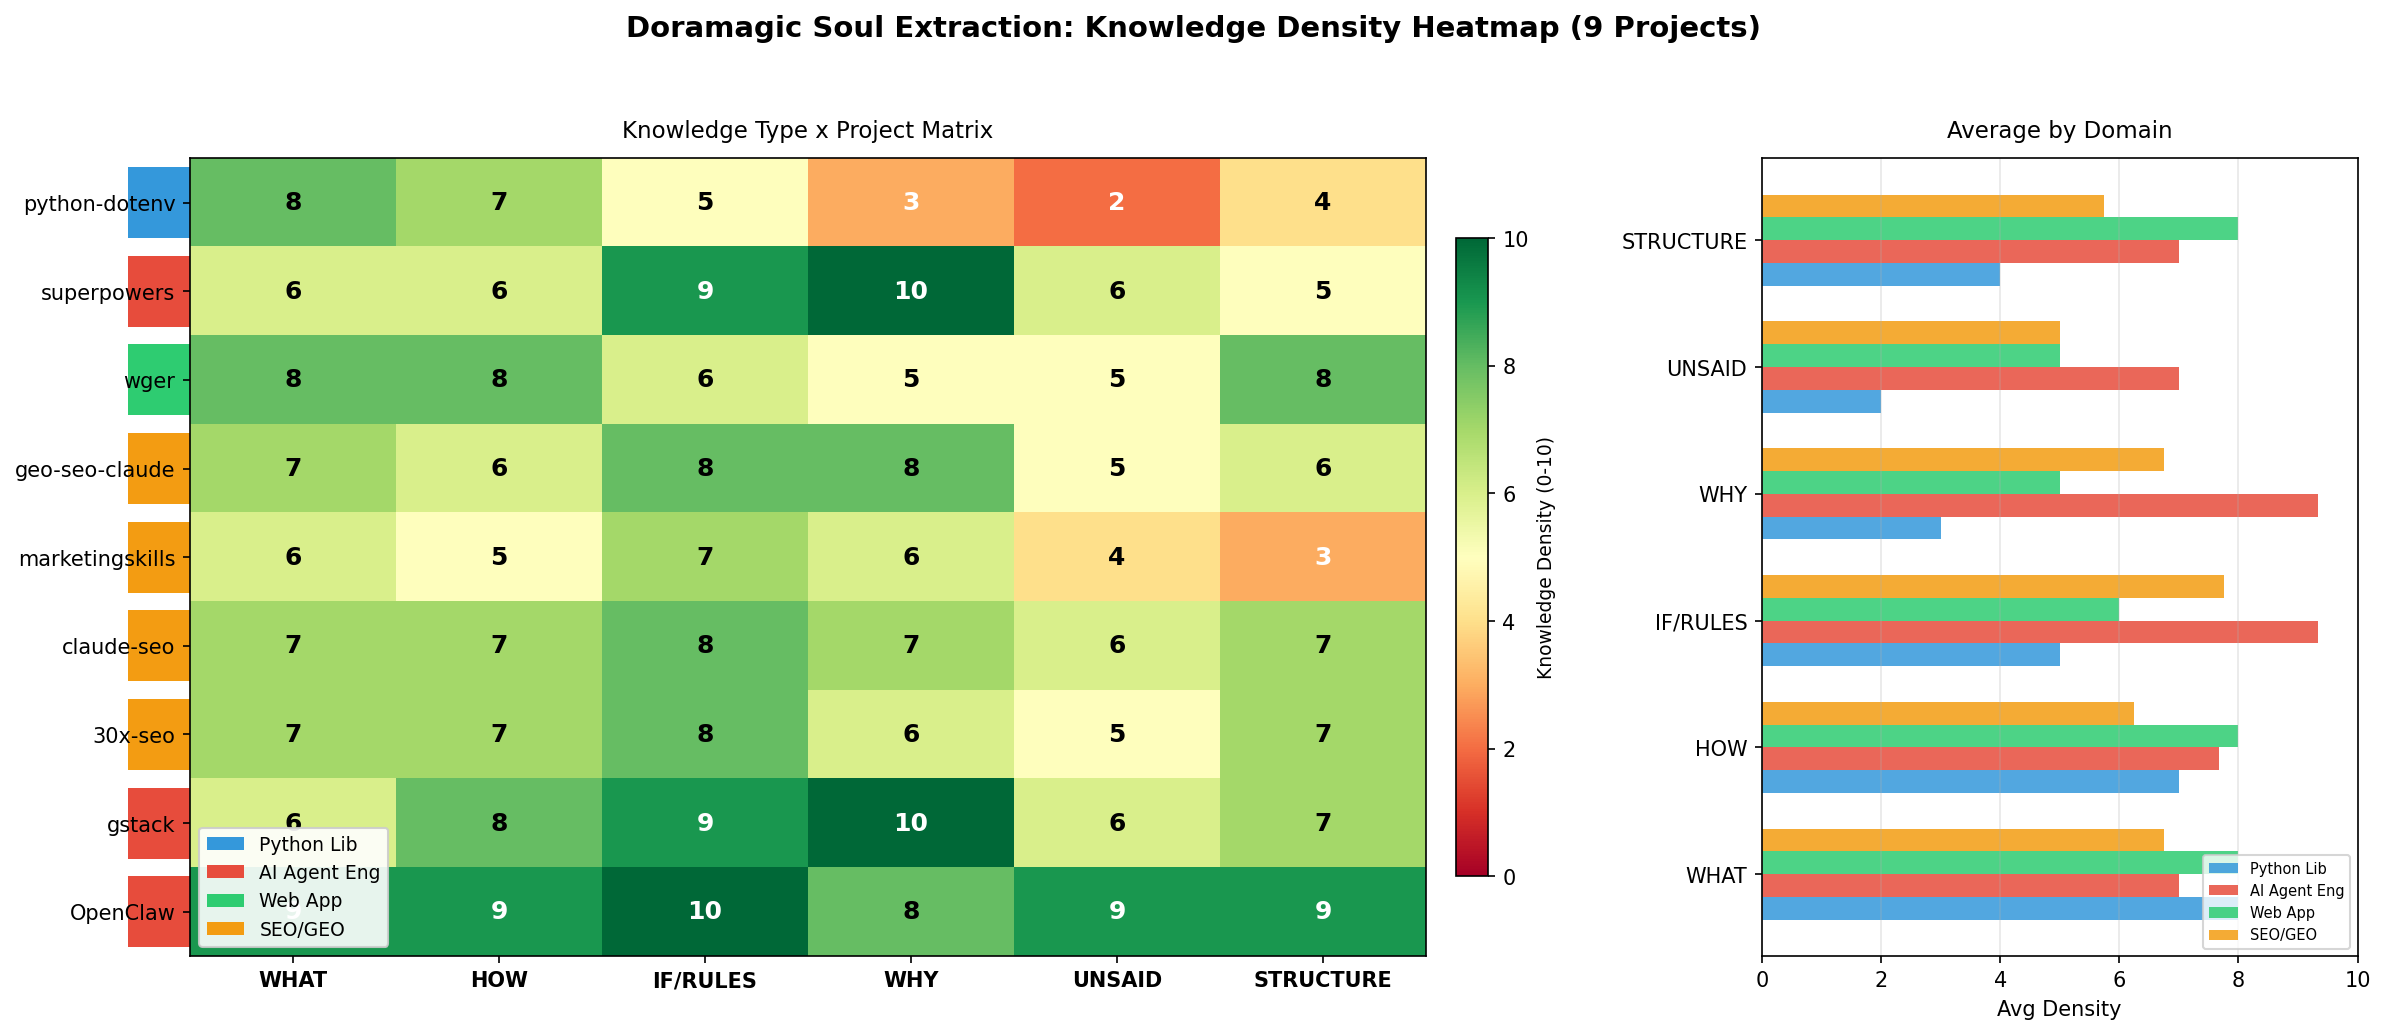

Here is the Python script that generated this plot:
#!/usr/bin/env python3
"""Generate knowledge type heatmap for 9 extracted projects."""

import matplotlib

matplotlib.use("Agg")
import matplotlib.pyplot as plt
import numpy as np

# 9 projects × 6 knowledge types
# Scores: 0-10 (knowledge density estimate based on soul extraction)

projects = [
    "python-dotenv",
    "superpowers",
    "wger",
    "geo-seo-claude",
    "marketingskills",
    "claude-seo",
    "30x-seo",
    "gstack",
    "OpenClaw",
]

knowledge_types = [
    "WHAT\n概念",
    "HOW\n工作流",
    "IF\n规则",
    "WHY\n设计哲学",
    "UNSAID\n暗坑",
    "STRUCTURE\n架构",
]

# Data matrix: [project][knowledge_type]
# Estimated from actual extraction results and manual analysis
data = np.array(
    [
        # WHAT  HOW   IF    WHY   UNSAID  STRUCTURE
        [8, 7, 5, 3, 2, 4],  # python-dotenv (小库，概念清晰，WHY少)
        [6, 6, 9, 10, 6, 5],  # superpowers (方法论框架，WHY极高，IF高)
        [8, 8, 6, 5, 5, 8],  # wger (大应用，STRUCTURE高)
        [7, 6, 8, 8, 5, 6],  # geo-seo-claude (SEO领域知识丰富)
        [6, 5, 7, 6, 4, 3],  # marketingskills (广而浅)
        [7, 7, 8, 7, 6, 7],  # claude-seo (全栈SEO，均衡)
        [7, 7, 8, 6, 5, 7],  # 30x-seo (与claude-seo相似)
        [6, 8, 9, 10, 6, 7],  # gstack (方法论框架，WHY极高)
        [9, 9, 10, 8, 9, 9],  # OpenClaw (巨型平台，全面高)
    ]
)

# Project categories for color coding
categories = {
    "Python 工具库": [0],
    "AI Agent 工程": [1, 7, 8],
    "Web 应用": [2],
    "SEO/GEO": [3, 4, 5, 6],
}

cat_colors = {
    "Python 工具库": "#3498db",
    "AI Agent 工程": "#e74c3c",
    "Web 应用": "#2ecc71",
    "SEO/GEO": "#f39c12",
}

# Create figure with 2 subplots
fig, (ax1, ax2) = plt.subplots(1, 2, figsize=(18, 8), gridspec_kw={"width_ratios": [3, 1]})
fig.suptitle("Doramagic 灵魂提取：9 个项目的知识密度热力图", fontsize=16, fontweight="bold", y=0.98)

# Heatmap
im = ax1.imshow(data, cmap="RdYlGn", aspect="auto", vmin=0, vmax=10)

# Labels
ax1.set_xticks(range(len(knowledge_types)))
ax1.set_xticklabels(knowledge_types, fontsize=10)
ax1.set_yticks(range(len(projects)))
ax1.set_yticklabels(projects, fontsize=10)

# Add text annotations
for i in range(len(projects)):
    for j in range(len(knowledge_types)):
        val = data[i, j]
        color = "white" if val < 4 or val > 8 else "black"
        ax1.text(
            j, i, str(val), ha="center", va="center", fontsize=11, fontweight="bold", color=color
        )

# Add category color bars on left
for cat_name, indices in categories.items():
    for idx in indices:
        ax1.add_patch(
            plt.Rectangle(
                (-0.8, idx - 0.4),
                0.3,
                0.8,
                facecolor=cat_colors[cat_name],
                edgecolor="none",
                clip_on=False,
            )
        )

# Category legend
legend_elements = [plt.Rectangle((0, 0), 1, 1, facecolor=c, label=n) for n, c in cat_colors.items()]
ax1.legend(handles=legend_elements, loc="lower left", fontsize=9, framealpha=0.9)

ax1.set_title("知识类型 × 项目矩阵", fontsize=12, pad=10)

# Colorbar
cbar = plt.colorbar(im, ax=ax1, shrink=0.8, pad=0.02)
cbar.set_label("知识密度 (0-10)", fontsize=10)

# Right subplot: summary radar-like bar chart
# Average by category
cat_avgs = {}
for cat_name, indices in categories.items():
    cat_avgs[cat_name] = data[indices].mean(axis=0)

x = np.arange(len(knowledge_types))
width = 0.18
for i, (cat_name, avg) in enumerate(cat_avgs.items()):
    ax2.barh(
        x + i * width - 0.27, avg, width, label=cat_name, color=cat_colors[cat_name], alpha=0.85
    )

ax2.set_yticks(x)
ax2.set_yticklabels(knowledge_types, fontsize=10)
ax2.set_xlim(0, 10)
ax2.set_xlabel("平均知识密度", fontsize=10)
ax2.set_title("按领域分类的平均密度", fontsize=12, pad=10)
ax2.legend(fontsize=8, loc="lower right")
ax2.grid(axis="x", alpha=0.3)

plt.tight_layout(rect=[0, 0, 1, 0.95])

output_path = "/Users/tang/Documents/vibecoding/Doramagic/research/heatmap-9-projects.png"
plt.savefig(output_path, dpi=150, bbox_inches="tight", facecolor="white")
print(f"Heatmap saved: {output_path}")

# Also print key insights
print("\n=== Key Insights ===")
print(f"\nWHY 密度最高的项目: {projects[np.argmax(data[:, 3])]} ({data[:, 3].max()})")
print(f"UNSAID 密度最高的项目: {projects[np.argmax(data[:, 4])]} ({data[:, 4].max()})")
print(f"整体密度最高的项目: {projects[np.argmax(data.sum(axis=1))]} ({data.sum(axis=1).max()})")
print(f"整体密度最低的项目: {projects[np.argmin(data.sum(axis=1))]} ({data.sum(axis=1).min()})")

print("\n按知识类型的平均密度:")
for j, kt in enumerate(["WHAT", "HOW", "IF", "WHY", "UNSAID", "STRUCTURE"]):
    print(f"  {kt}: {data[:, j].mean():.1f}")

print("\n按领域的总密度:")
for cat_name, indices in categories.items():
    total = data[indices].sum() / len(indices)
    print(f"  {cat_name}: {total:.1f}")
